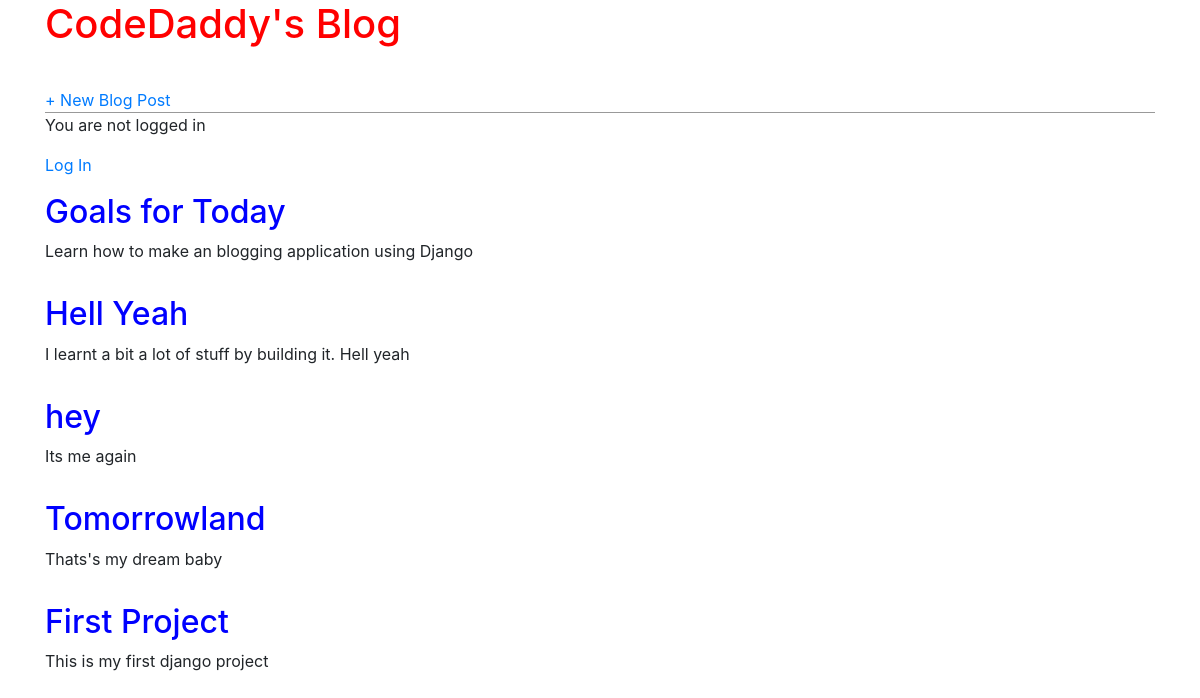
The page / on the database its author committed.
### blog/models.py (models this page shows, shortened)
class Post(models.Model):
    title = models.CharField(max_length=200)         # database fields
    author = models.ForeignKey(
        'auth.User',
        on_delete=models.CASCADE,
    )
    body = models.TextField()

### blog/views.py (the view)
# urls.py: path('', BolgListView.as_view(), name='home'),
class BolgListView(ListView):
    model = Post
    template_name = 'home.html'

### Templates/home.html
{% extends 'base.html' %}
{% block content %}
{% for x in object_list %}
<div class="post-entry">
    <h2><a href="{% url 'post_detail' x.pk %}">{{x.title}}</a></h2>
    <p>{{x.body}}</p>
</div>
{% endfor %}
{% endblock content %}

### static/css/base.css (style rules this page uses)
body { font-family: 'Source Sans Pro', sans-serif; font-size: 14px; }
.post-entry { margin-bottom: 2rem; }
.post-entry h2 { margin: 0.5rem 0; }
.post-entry h2 a, .post-entry h2 a:visited { color: blue; text-decoration: none; }
.post-entry p { margin: 0; font-weight: 400; }

### rows shown on the page
Post: title "Goals for Today", body "Learn how to make an blogging application using Django"
Post: title "Hell Yeah", body "I learnt a bit a lot of stuff by building it. Hell yeah"
Post: title "hey", body "Its me again"
Post: title "Tomorrowland", body "Thats's my dream baby"
Post: title "First Project", body "This is my first django project"
